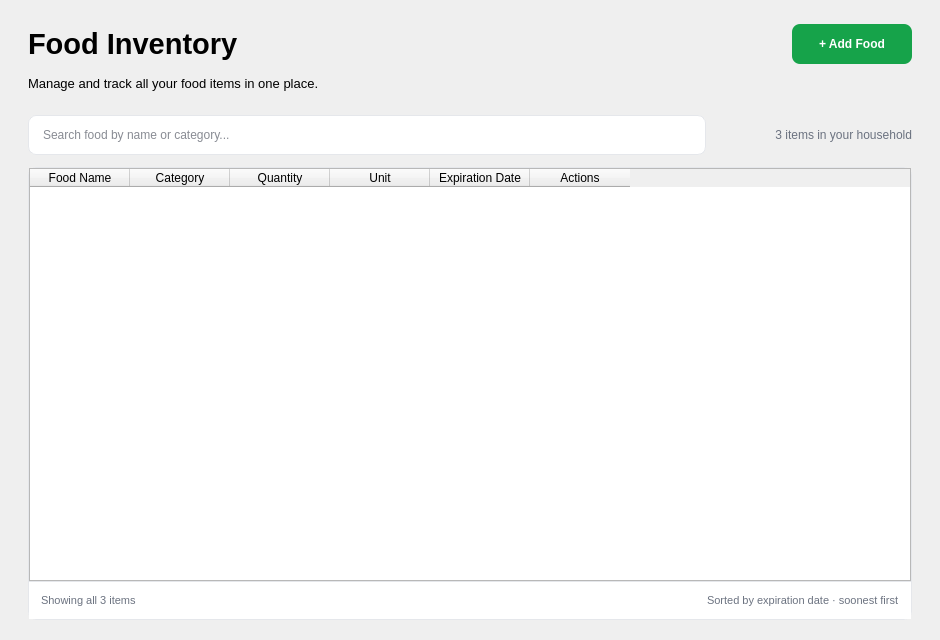
<?xml version="1.0" encoding="UTF-8"?>
<ui version="4.0">
 <class>InventoryPage</class>
 <widget class="QWidget" name="InventoryPage">
  <property name="geometry">
   <rect>
    <x>0</x>
    <y>0</y>
    <width>940</width>
    <height>640</height>
   </rect>
  </property>
  <layout class="QVBoxLayout" name="inventoryPlaceholderLayout">
   <property name="spacing">
    <number>12</number>
   </property>
   <property name="leftMargin">
    <number>28</number>
   </property>
   <property name="topMargin">
    <number>24</number>
   </property>
   <property name="rightMargin">
    <number>28</number>
   </property>
   <property name="bottomMargin">
    <number>20</number>
   </property>
   <item>
    <layout class="QHBoxLayout" name="inventoryTitleLayout">
     <property name="spacing">
      <number>12</number>
     </property>
     <item>
      <widget class="QLabel" name="lblInventoryTitle">
       <property name="font">
        <font>
         <pointsize>22</pointsize>
         <bold>true</bold>
        </font>
       </property>
       <property name="text">
        <string>Food Inventory</string>
       </property>
      </widget>
     </item>
     <item>
      <spacer name="inventoryTitleSpacer">
       <property name="orientation">
        <enum>Qt::Orientation::Horizontal</enum>
       </property>
       <property name="sizeHint" stdset="0">
        <size>
         <width>40</width>
         <height>20</height>
        </size>
       </property>
      </spacer>
     </item>
     <item>
      <widget class="QPushButton" name="btnAddFood">
       <property name="minimumSize">
        <size>
         <width>120</width>
         <height>40</height>
        </size>
       </property>
       <property name="cursor">
        <cursorShape>PointingHandCursor</cursorShape>
       </property>
       <property name="styleSheet">
        <string notr="true">QPushButton {
    background-color: #16A34A;
    color: white;
    border: none;
    border-radius: 8px;
    padding: 8px 16px;
    font-weight: bold;
}
QPushButton:hover {
    background-color: #15803D;
}</string>
       </property>
       <property name="text">
        <string>+ Add Food</string>
       </property>
      </widget>
     </item>
    </layout>
   </item>
   <item>
    <widget class="QLabel" name="lblInventorySubtitle">
     <property name="font">
      <font>
       <pointsize>10</pointsize>
      </font>
     </property>
     <property name="text">
      <string>Manage and track all your food items in one place.</string>
     </property>
    </widget>
   </item>
   <item>
    <layout class="QHBoxLayout" name="horizontalLayout_2">
     <item>
      <widget class="QFrame" name="cardTotalItems">
       <property name="visible">
        <bool>false</bool>
       </property>
       <widget class="QLabel" name="lblTotalItemsValue">
        <property name="geometry">
         <rect>
          <x>0</x>
          <y>0</y>
          <width>100</width>
          <height>30</height>
         </rect>
        </property>
        <property name="text">
         <string>3</string>
        </property>
       </widget>
      </widget>
     </item>
     <item>
      <widget class="QFrame" name="cardAvailableStock">
       <property name="visible">
        <bool>false</bool>
       </property>
       <widget class="QLabel" name="lblAvailableStockValue">
        <property name="geometry">
         <rect>
          <x>0</x>
          <y>0</y>
          <width>100</width>
          <height>30</height>
         </rect>
        </property>
        <property name="text">
         <string>3</string>
        </property>
       </widget>
      </widget>
     </item>
    </layout>
   </item>
   <item>
    <layout class="QHBoxLayout" name="inventorySearchLayout">
     <property name="spacing">
      <number>16</number>
     </property>
     <item>
      <widget class="QLineEdit" name="txtSearchFood">
       <property name="sizePolicy">
        <sizepolicy hsizetype="Expanding" vsizetype="Fixed">
         <horstretch>1</horstretch>
         <verstretch>0</verstretch>
        </sizepolicy>
       </property>
       <property name="minimumSize">
        <size>
         <width>300</width>
         <height>40</height>
        </size>
       </property>
       <property name="styleSheet">
        <string notr="true">QLineEdit {
    background-color: #FFFFFF;
    border: 1px solid #E5E7EB;
    border-radius: 8px;
    padding: 8px 12px;
    color: #111827;
}
QLineEdit:focus {
    border: 1px solid #16A34A;
}</string>
       </property>
       <property name="placeholderText">
        <string>Search food by name or category...</string>
       </property>
      </widget>
     </item>
     <item>
      <widget class="QLabel" name="lblHouseholdCount">
       <property name="minimumSize">
        <size>
         <width>190</width>
         <height>0</height>
        </size>
       </property>
       <property name="styleSheet">
        <string notr="true">color: #6B7280; font-size: 12px;</string>
       </property>
       <property name="text">
        <string>3 items in your household</string>
       </property>
       <property name="alignment">
        <set>Qt::AlignmentFlag::AlignRight|Qt::AlignmentFlag::AlignVCenter</set>
       </property>
      </widget>
     </item>
    </layout>
   </item>
   <item>
    <widget class="QFrame" name="inventoryTableFrame">
     <property name="styleSheet">
      <string notr="true">QFrame#inventoryTableFrame {
    background-color: #FFFFFF;
    border: 1px solid #E5E7EB;
    border-radius: 8px;
}</string>
     </property>
     <property name="frameShape">
      <enum>QFrame::Shape::StyledPanel</enum>
     </property>
     <layout class="QVBoxLayout" name="inventoryTableFrameLayout">
      <property name="spacing">
       <number>0</number>
      </property>
      <property name="leftMargin">
       <number>0</number>
      </property>
      <property name="topMargin">
       <number>0</number>
      </property>
      <property name="rightMargin">
       <number>0</number>
      </property>
      <property name="bottomMargin">
       <number>0</number>
      </property>
      <item>
       <widget class="QTableWidget" name="tableInventory">
        <property name="sizePolicy">
         <sizepolicy hsizetype="Expanding" vsizetype="Expanding">
          <horstretch>0</horstretch>
          <verstretch>1</verstretch>
         </sizepolicy>
        </property>
        <property name="minimumSize">
         <size>
          <width>0</width>
          <height>200</height>
         </size>
        </property>
        <property name="editTriggers">
         <set>QAbstractItemView::EditTrigger::NoEditTriggers</set>
        </property>
        <property name="alternatingRowColors">
         <bool>true</bool>
        </property>
        <property name="selectionBehavior">
         <enum>QAbstractItemView::SelectionBehavior::SelectRows</enum>
        </property>
        <property name="showGrid">
         <bool>false</bool>
        </property>
        <property name="columnCount">
         <number>6</number>
        </property>
        <attribute name="horizontalHeaderVisible">
         <bool>true</bool>
        </attribute>
        <column>
         <property name="text">
          <string>Food Name</string>
         </property>
        </column>
        <column>
         <property name="text">
          <string>Category</string>
         </property>
        </column>
        <column>
         <property name="text">
          <string>Quantity</string>
         </property>
        </column>
        <column>
         <property name="text">
          <string>Unit</string>
         </property>
        </column>
        <column>
         <property name="text">
          <string>Expiration Date</string>
         </property>
        </column>
        <column>
         <property name="text">
          <string>Actions</string>
         </property>
        </column>
       </widget>
      </item>
      <item>
       <widget class="QFrame" name="inventoryTableFooter">
        <property name="minimumSize">
         <size>
          <width>0</width>
          <height>38</height>
         </size>
        </property>
        <property name="maximumSize">
         <size>
          <width>16777215</width>
          <height>38</height>
         </size>
        </property>
        <property name="styleSheet">
         <string notr="true">QFrame#inventoryTableFooter {
    background-color: #FFFFFF;
    border-top: 1px solid #E5E7EB;
    border-bottom: none;
    border-left: none;
    border-right: none;
}</string>
        </property>
        <layout class="QHBoxLayout" name="inventoryFooterLayout">
         <property name="leftMargin">
          <number>12</number>
         </property>
         <property name="topMargin">
          <number>0</number>
         </property>
         <property name="rightMargin">
          <number>12</number>
         </property>
         <property name="bottomMargin">
          <number>0</number>
         </property>
         <item>
          <widget class="QLabel" name="lblShowingCount">
           <property name="styleSheet">
            <string notr="true">color: #6B7280; font-size: 11px; border: none;</string>
           </property>
           <property name="text">
            <string>Showing all 3 items</string>
           </property>
          </widget>
         </item>
         <item>
          <spacer name="inventoryFooterSpacer">
           <property name="orientation">
            <enum>Qt::Orientation::Horizontal</enum>
           </property>
           <property name="sizeHint" stdset="0">
            <size>
             <width>40</width>
             <height>20</height>
            </size>
           </property>
          </spacer>
         </item>
         <item>
          <widget class="QLabel" name="lblSortInfo">
           <property name="styleSheet">
            <string notr="true">color: #6B7280; font-size: 11px; border: none;</string>
           </property>
           <property name="text">
            <string>Sorted by expiration date · soonest first</string>
           </property>
          </widget>
         </item>
        </layout>
       </widget>
      </item>
     </layout>
    </widget>
   </item>
  </layout>
 </widget>
 <resources/>
 <connections/>
</ui>
